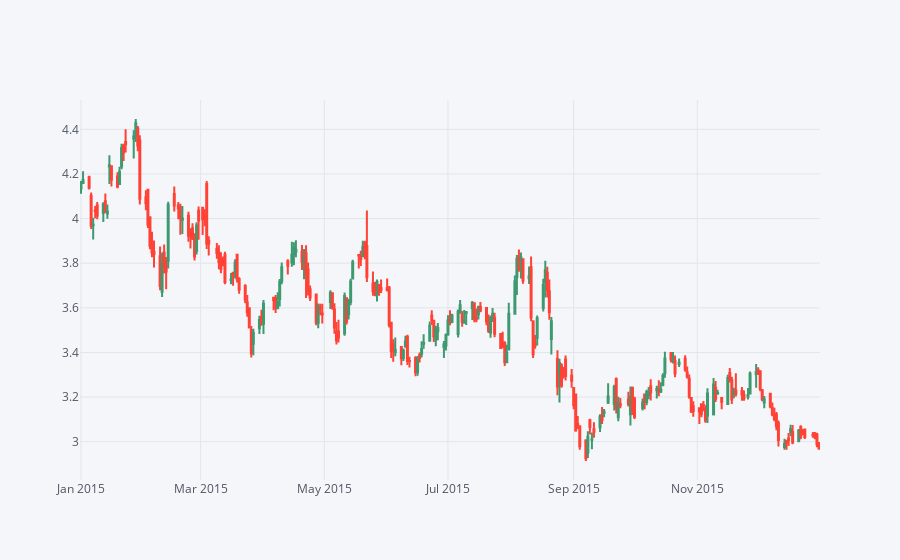

Notebook source saved alongside this figure:
### Markdown cell above
Candle Plot of SBI in 2015

### Code cell
SBIN[['Open', 'High', 'Low', 'Close']].loc[date(2015,1,1):date(2016,1,1)].iplot(kind='candle')

### Figure 1 — Plotly figure (JSON) as saved in the notebook; plotly's stock layout.template omitted (floating-point values rounded to 4 significant figures; data arrays with more than 128 entries replaced by an {"elided": "..."} marker saying what was removed)
{"data": [{"close": {"elided": "248 float values"}, "high": {"elided": "248 float values"}, "low": {"elided": "248 float values"}, "open": {"elided": "248 float values"}, "showlegend": false, "type": "candlestick", "x": {"elided": "248 str values"}, "yaxis": "y2"}], "layout": {"legend": {"bgcolor": "#F5F6F9", "font": {"color": "#4D5663"}}, "paper_bgcolor": "#F5F6F9", "plot_bgcolor": "#F5F6F9", "title": {"font": {"color": "#4D5663"}}, "xaxis": {"gridcolor": "#E1E5ED", "rangeslider": {"visible": false}, "showgrid": true, "tickfont": {"color": "#4D5663"}, "title": {"font": {"color": "#4D5663"}, "text": ""}, "zerolinecolor": "#E1E5ED"}, "yaxis": {"gridcolor": "#E1E5ED", "showgrid": true, "showticklabels": false, "tickfont": {"color": "#4D5663"}, "title": {"font": {"color": "#4D5663"}, "text": ""}, "zerolinecolor": "#E1E5ED"}, "yaxis2": {"gridcolor": "#E1E5ED", "showgrid": true, "tickfont": {"color": "#4D5663"}, "title": {"font": {"color": "#4D5663"}, "text": ""}, "zerolinecolor": "#E1E5ED"}}}
